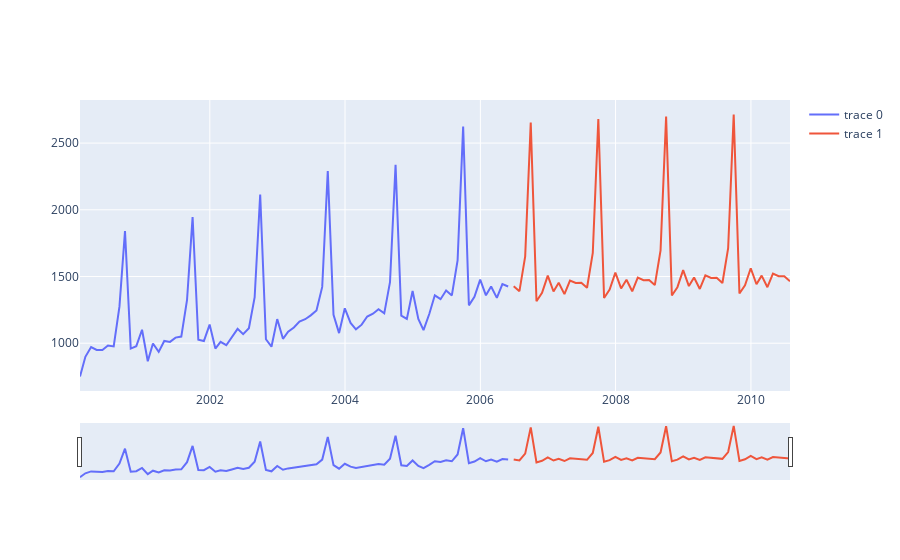

The notebook cell this image was saved under:
### Markdown cell above
## Линейная модель Хольта-Винтерса с сезонностью, ETS(A,A,A)

### Code cell
mod1 = exp = sm.tsa.statespace.ExponentialSmoothing(ts,
                                                    trend=True,
                                                    damped_trend=True,
                                                    seasonal=12)
res = exp.fit()
print(res.summary())


forecs = res.get_forecast(50).summary_frame()

forplot()
